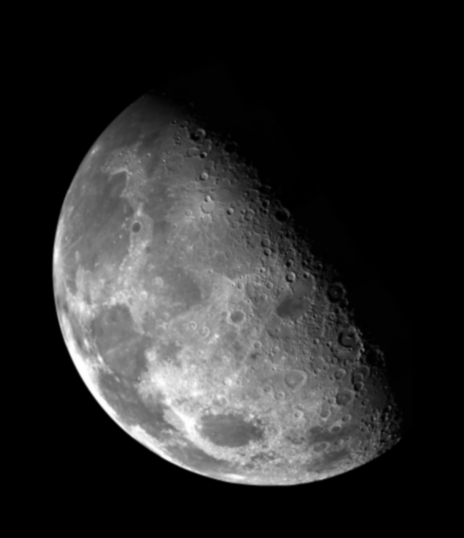
%> input picture Lab-3/assets/moon.tif, 464 x 538 px
$ octave task6.m   (GNU Octave 9; MATLAB toolbox functions it lacks are replaced by stand-ins)
%> lines starting %> are read from the running program, lines starting %| are printed output that depends on the picture
f = imread('assets/moon.tif');
%> f is the input picture: size 538x464 uint8; min 0, max 254, mean 42.6

w_lap = fspecial('laplacian', 0.5);
w_sobel = fspecial('sobel');
w_unsharp = fspecial('unsharp', 0.5);

g_lap = imfilter(f, w_lap, 0);
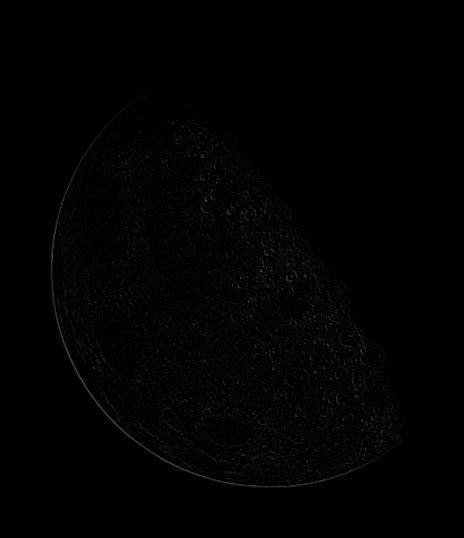
%> g_lap: size 538x464 uint8; min 0, max 73, mean 1.4
g_sobel = imfilter(f, w_sobel, 0);
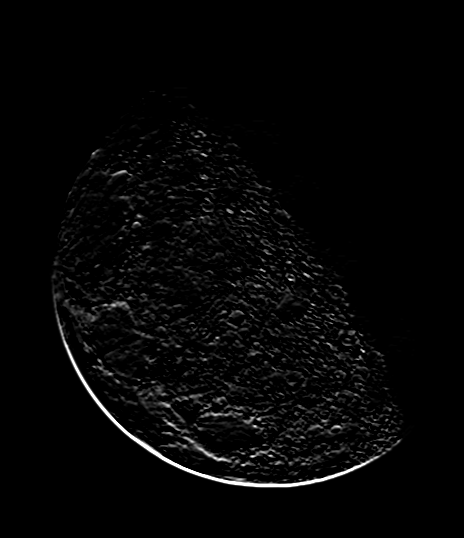
%> g_sobel: size 538x464 uint8; min 0, max 255, mean 5.8
g_unsharp = imfilter(f, w_unsharp, 0);

figure;
montage({f, g_lap, g_sobel, g_unsharp}, 'Size', [1 4])
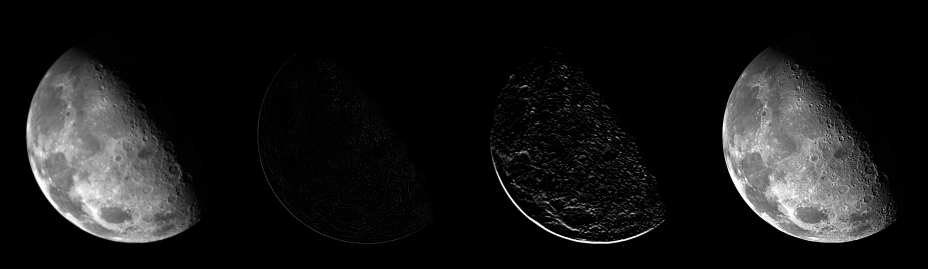
%> displayed picture: size 538x1856, on the screen's scale of 0 to 255 (shown at 1/2 size); min 0, max 255, mean 23.1

$ run again, with Lab-3/assets/bonescan-front.tif copied over Lab-3/assets/moon.tif
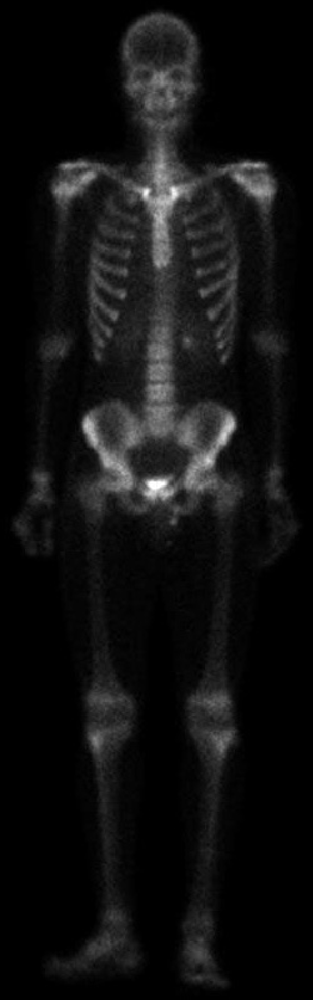
%> input picture Lab-3/assets/bonescan-front.tif, 313 x 1000 px, shrunk from 513 x 1641 before the run
%> f is the input picture: size 1000x313 uint8; min 0, max 255, mean 16.7
%> `g_sobel = imfilter(f, w_sobel, 0);`:
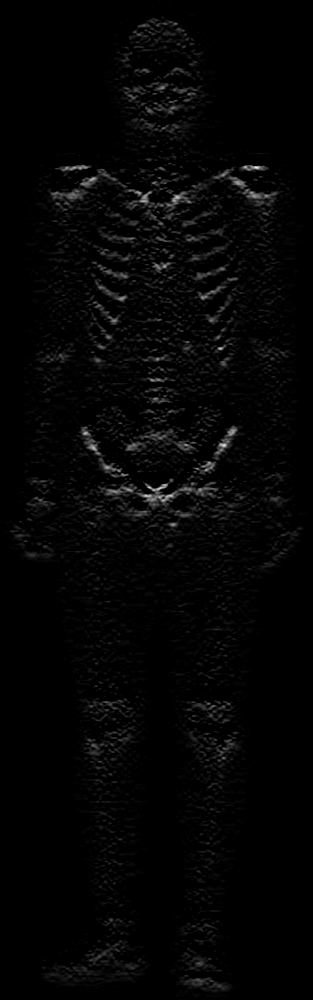
%> g_sobel: size 1000x313 uint8; min 0, max 244, mean 4.7
%> `montage({f, g_lap, g_sobel, g_unsharp}, 'Size', [1 4])`:
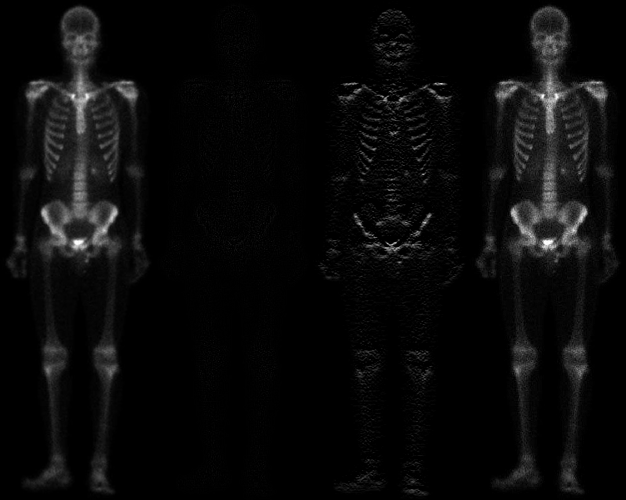
%> displayed picture: size 1000x1252, on the screen's scale of 0 to 255 (shown at 1/2 size); min 0, max 255, mean 9.8
